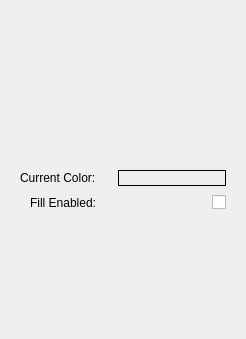
      <widget class="QWidget" name="scrollAreaWidgetContents_3">
       <property name="geometry">
        <rect>
         <x>0</x>
         <y>0</y>
         <width>246</width>
         <height>339</height>
        </rect>
       </property>
       <property name="minimumSize">
        <size>
         <width>0</width>
         <height>0</height>
        </size>
       </property>
       <property name="autoFillBackground">
        <bool>true</bool>
       </property>
       <layout class="QVBoxLayout" name="verticalLayout_12">
        <item>
         <layout class="QVBoxLayout" name="verticalLayout_5">
          <property name="spacing">
           <number>0</number>
          </property>
          <item>
           <widget class="ColorWidget" name="fillColor">
            <property name="toolTip">
             <string>Custom color widget</string>
            </property>
            <property name="whatsThis">
             <string>You don't care</string>
            </property>
           </widget>
          </item>
          <item>
           <layout class="QFormLayout" name="formLayout_3">
            <property name="sizeConstraint">
             <enum>QLayout::SetMaximumSize</enum>
            </property>
            <property name="fieldGrowthPolicy">
             <enum>QFormLayout::AllNonFixedFieldsGrow</enum>
            </property>
            <property name="labelAlignment">
             <set>Qt::AlignRight|Qt::AlignTrailing|Qt::AlignVCenter</set>
            </property>
            <property name="formAlignment">
             <set>Qt::AlignRight|Qt::AlignTop|Qt::AlignTrailing</set>
            </property>
            <property name="horizontalSpacing">
             <number>22</number>
            </property>
            <property name="verticalSpacing">
             <number>9</number>
            </property>
            <property name="leftMargin">
             <number>9</number>
            </property>
            <property name="topMargin">
             <number>0</number>
            </property>
            <property name="rightMargin">
             <number>9</number>
            </property>
            <property name="bottomMargin">
             <number>9</number>
            </property>
            <item row="0" column="0">
             <widget class="QLabel" name="label_8">
              <property name="text">
               <string>Current Color:</string>
              </property>
             </widget>
            </item>
            <item row="0" column="1">
             <widget class="QLabel" name="fillColorLabel">
              <property name="minimumSize">
               <size>
                <width>0</width>
                <height>0</height>
               </size>
              </property>
              <property name="maximumSize">
               <size>
                <width>16777215</width>
                <height>16777215</height>
               </size>
              </property>
              <property name="layoutDirection">
               <enum>Qt::LeftToRight</enum>
              </property>
              <property name="styleSheet">
               <string notr="true">QLabel {
	border: 1px solid black;
}</string>
              </property>
              <property name="text">
               <string/>
              </property>
              <property name="alignment">
               <set>Qt::AlignRight|Qt::AlignTrailing|Qt::AlignVCenter</set>
              </property>
             </widget>
            </item>
            <item row="1" column="0">
             <widget class="QLabel" name="label_9">
              <property name="autoFillBackground">
               <bool>false</bool>
              </property>
              <property name="text">
               <string>Fill Enabled:</string>
              </property>
              <property name="alignment">
               <set>Qt::AlignRight|Qt::AlignTrailing|Qt::AlignVCenter</set>
              </property>
             </widget>
            </item>
            <item row="1" column="1">
             <widget class="QCheckBox" name="shouldFillCheckbox">
              <property name="layoutDirection">
               <enum>Qt::RightToLeft</enum>
              </property>
              <property name="autoFillBackground">
               <bool>false</bool>
              </property>
              <property name="text">
               <string/>
              </property>
             </widget>
            </item>
           </layout>
          </item>
         </layout>
        </item>
       </layout>
      </widget>
